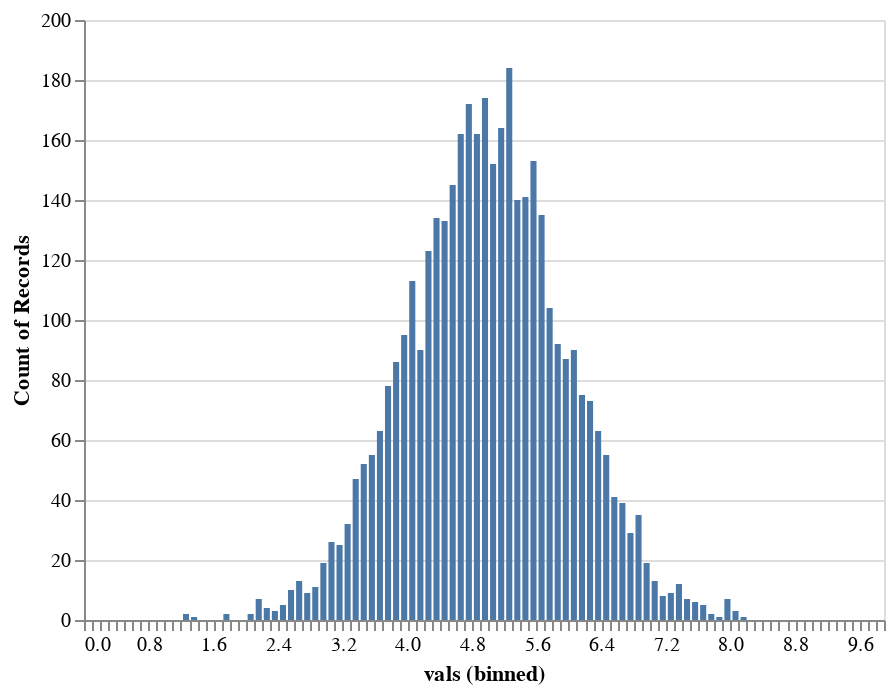

This figure's notebook cell:
### Code cell
median = df['vals'].median()
mu = df['vals'].mean()
std = df['vals'].std()

alt.Chart(df).mark_bar().encode(
    alt.X("vals:Q", bin=alt.Bin(extent=[median - 5*std, median + 5*std], step=0.1)),
    alt.Y('count()'))

### Figure 1 — Vega-Lite specification as saved in the notebook (floating-point values rounded to 4 significant figures; data arrays with more than 128 entries replaced by an {"elided": "..."} marker saying what was removed)
{"$schema": "https://vega.github.io/schema/vega-lite/v3.4.0.json", "config": {"mark": {"tooltip": null}, "view": {"height": 300, "width": 400}}, "data": {"name": "data-5e49cc245c7f025be9d98706e188ea5c"}, "datasets": {"data-5e49cc245c7f025be9d98706e188ea5c": {"elided": "4000 records"}}, "encoding": {"x": {"bin": {"extent": [0.05598, 9.888], "step": 0.1}, "field": "vals", "type": "quantitative"}, "y": {"aggregate": "count", "type": "quantitative"}}, "mark": "bar"}
